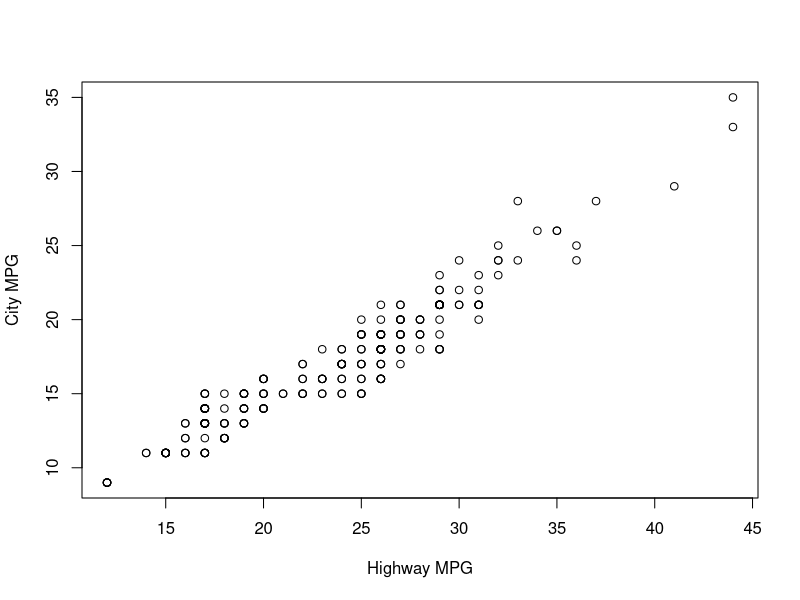
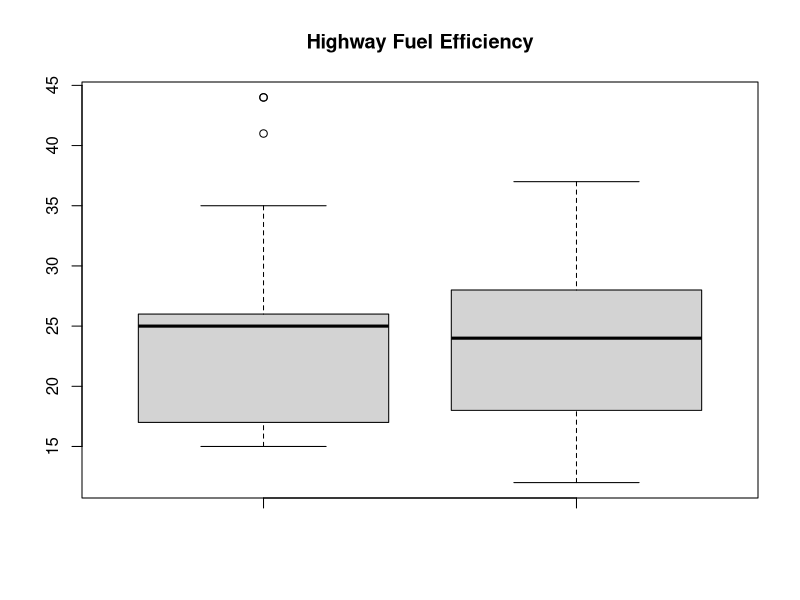
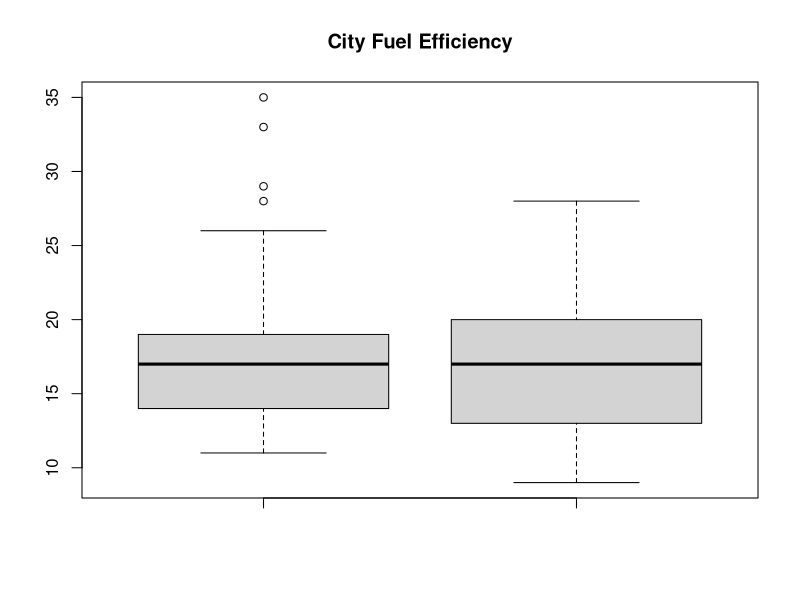

These figures' R source, in order:
## ---- chunk 1
knitr::opts_chunk$set(echo = TRUE)
## ---- chunk 2
fahr = c(15, -10)
cel = (((fahr - 32) * 5) / 9)
cel
## ---- chunk 3
vec200 = rep(c(0,1), 100)
vec200
## ---- chunk 4
numPerfect = floor(sqrt(1001)) - ceiling(sqrt(1)) + 1
numPerfect
## ---- chunk 5
library(ggplot2)
newdata = mpg[order(mpg$hwy),]
top3 = tail(newdata,3)
top3
## ---- chunk 6
compact_mpg = mpg[mpg$class == 'compact',]
numCompact = length(unique(compact_mpg$model))
numCompact
## ---- chunk 7
plot(mpg$hwy, mpg$cty, xlab = 'Highway MPG', ylab = 'City MPG')
## ---- chunk 8
mpg1999 = mpg[mpg$year == 1999,]
mpg2008 = mpg[mpg$year == 2008,]

summary(mpg1999)
summary(mpg2008)

boxplot(mpg1999$hwy, mpg2008$hwy, main = 'Highway Fuel Efficiency')
boxplot(mpg1999$cty, mpg2008$cty, main = 'City Fuel Efficiency')
